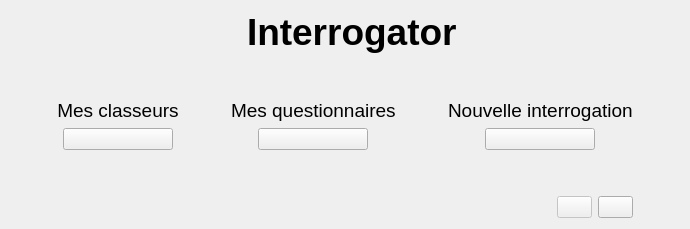
      <widget class="QWidget" name="index">
       <layout class="QGridLayout" name="gridLayout_6">
        <item row="3" column="3">
         <spacer name="bottomSpacer">
          <property name="orientation">
           <enum>Qt::Vertical</enum>
          </property>
          <property name="sizeHint" stdset="0">
           <size>
            <width>20</width>
            <height>40</height>
           </size>
          </property>
         </spacer>
        </item>
        <item row="2" column="4">
         <spacer name="horizontalSpacer3">
          <property name="orientation">
           <enum>Qt::Horizontal</enum>
          </property>
          <property name="sizeHint" stdset="0">
           <size>
            <width>40</width>
            <height>20</height>
           </size>
          </property>
         </spacer>
        </item>
        <item row="2" column="2">
         <spacer name="horizontalSpacer2">
          <property name="orientation">
           <enum>Qt::Horizontal</enum>
          </property>
          <property name="sizeHint" stdset="0">
           <size>
            <width>40</width>
            <height>20</height>
           </size>
          </property>
         </spacer>
        </item>
        <item row="2" column="0">
         <spacer name="horizontalSpacer1">
          <property name="orientation">
           <enum>Qt::Horizontal</enum>
          </property>
          <property name="sizeHint" stdset="0">
           <size>
            <width>40</width>
            <height>20</height>
           </size>
          </property>
         </spacer>
        </item>
        <item row="4" column="5">
         <layout class="QHBoxLayout" name="statusButtons">
          <item>
           <spacer name="statusLeftSpacer">
            <property name="orientation">
             <enum>Qt::Horizontal</enum>
            </property>
            <property name="sizeHint" stdset="0">
             <size>
              <width>40</width>
              <height>20</height>
             </size>
            </property>
           </spacer>
          </item>
          <item>
           <widget class="QPushButton" name="pushButtonStatusStorage">
            <property name="enabled">
             <bool>false</bool>
            </property>
            <property name="maximumSize">
             <size>
              <width>35</width>
              <height>35</height>
             </size>
            </property>
            <property name="text">
             <string/>
            </property>
            <property name="icon">
             <iconset resource="images.qrc">
              <normaloff>:/images/storage.png</normaloff>:/images/storage.png</iconset>
            </property>
            <property name="iconSize">
             <size>
              <width>25</width>
              <height>25</height>
             </size>
            </property>
           </widget>
          </item>
          <item>
           <widget class="QPushButton" name="pushButtonStatusSettings">
            <property name="maximumSize">
             <size>
              <width>35</width>
              <height>35</height>
             </size>
            </property>
            <property name="text">
             <string/>
            </property>
            <property name="icon">
             <iconset resource="images.qrc">
              <normaloff>:/images/settings.png</normaloff>:/images/settings.png</iconset>
            </property>
            <property name="iconSize">
             <size>
              <width>25</width>
              <height>25</height>
             </size>
            </property>
           </widget>
          </item>
         </layout>
        </item>
        <item row="2" column="1">
         <layout class="QVBoxLayout" name="binderLayout">
          <item>
           <widget class="QLabel" name="labelBinder">
            <property name="font">
             <font>
              <family>Ubuntu</family>
              <pointsize>14</pointsize>
             </font>
            </property>
            <property name="text">
             <string>Mes classeurs</string>
            </property>
            <property name="alignment">
             <set>Qt::AlignCenter</set>
            </property>
           </widget>
          </item>
          <item>
           <layout class="QHBoxLayout" name="binderButtonLayout">
            <item>
             <widget class="QPushButton" name="pushButtonBinder">
              <property name="maximumSize">
               <size>
                <width>110</width>
                <height>110</height>
               </size>
              </property>
              <property name="text">
               <string/>
              </property>
              <property name="icon">
               <iconset resource="images.qrc">
                <normaloff>:/images/binder.png</normaloff>:/images/binder.png</iconset>
              </property>
              <property name="iconSize">
               <size>
                <width>100</width>
                <height>100</height>
               </size>
              </property>
             </widget>
            </item>
           </layout>
          </item>
         </layout>
        </item>
        <item row="2" column="5">
         <layout class="QVBoxLayout" name="interrogationLayout">
          <item>
           <widget class="QLabel" name="labelInterrogation">
            <property name="font">
             <font>
              <family>Ubuntu</family>
              <pointsize>14</pointsize>
             </font>
            </property>
            <property name="text">
             <string>Nouvelle interrogation</string>
            </property>
           </widget>
          </item>
          <item>
           <layout class="QHBoxLayout" name="interrogationButtonLayout">
            <item>
             <widget class="QPushButton" name="pushButtonInterrogation">
              <property name="maximumSize">
               <size>
                <width>110</width>
                <height>110</height>
               </size>
              </property>
              <property name="text">
               <string/>
              </property>
              <property name="icon">
               <iconset resource="images.qrc">
                <normaloff>:/images/create-document.png</normaloff>:/images/create-document.png</iconset>
              </property>
              <property name="iconSize">
               <size>
                <width>100</width>
                <height>100</height>
               </size>
              </property>
             </widget>
            </item>
           </layout>
          </item>
         </layout>
        </item>
        <item row="2" column="3">
         <layout class="QVBoxLayout" name="questionnaireLayout">
          <item>
           <widget class="QLabel" name="labelQuestionnaire">
            <property name="font">
             <font>
              <family>Ubuntu</family>
              <pointsize>14</pointsize>
             </font>
            </property>
            <property name="text">
             <string>Mes questionnaires</string>
            </property>
           </widget>
          </item>
          <item>
           <layout class="QHBoxLayout" name="questionnaireButtonLayout">
            <item>
             <widget class="QPushButton" name="pushButtonQuestionnaire">
              <property name="maximumSize">
               <size>
                <width>110</width>
                <height>110</height>
               </size>
              </property>
              <property name="text">
               <string/>
              </property>
              <property name="icon">
               <iconset resource="images.qrc">
                <normaloff>:/icones/images/question.png</normaloff>:/icones/images/question.png</iconset>
              </property>
              <property name="iconSize">
               <size>
                <width>100</width>
                <height>100</height>
               </size>
              </property>
             </widget>
            </item>
           </layout>
          </item>
         </layout>
        </item>
        <item row="1" column="3">
         <spacer name="topSpacer">
          <property name="orientation">
           <enum>Qt::Vertical</enum>
          </property>
          <property name="sizeHint" stdset="0">
           <size>
            <width>20</width>
            <height>40</height>
           </size>
          </property>
         </spacer>
        </item>
        <item row="2" column="6">
         <spacer name="horizontalSpacer4">
          <property name="orientation">
           <enum>Qt::Horizontal</enum>
          </property>
          <property name="sizeHint" stdset="0">
           <size>
            <width>40</width>
            <height>20</height>
           </size>
          </property>
         </spacer>
        </item>
        <item row="0" column="0" colspan="7">
         <layout class="QHBoxLayout" name="titleLayout">
          <item>
           <spacer name="leftTitleSpacer">
            <property name="orientation">
             <enum>Qt::Horizontal</enum>
            </property>
            <property name="sizeHint" stdset="0">
             <size>
              <width>40</width>
              <height>20</height>
             </size>
            </property>
           </spacer>
          </item>
          <item>
           <widget class="QLabel" name="labelMainIcon">
            <property name="maximumSize">
             <size>
              <width>75</width>
              <height>75</height>
             </size>
            </property>
            <property name="text">
             <string/>
            </property>
            <property name="pixmap">
             <pixmap resource="images.qrc">:/icones/images/interrogator.png</pixmap>
            </property>
            <property name="scaledContents">
             <bool>true</bool>
            </property>
           </widget>
          </item>
          <item>
           <widget class="QLabel" name="labelTitle">
            <property name="font">
             <font>
              <family>Ubuntu</family>
              <pointsize>28</pointsize>
              <weight>75</weight>
              <bold>true</bold>
             </font>
            </property>
            <property name="text">
             <string>Interrogator</string>
            </property>
           </widget>
          </item>
          <item>
           <spacer name="rightTitleSpacer">
            <property name="orientation">
             <enum>Qt::Horizontal</enum>
            </property>
            <property name="sizeHint" stdset="0">
             <size>
              <width>40</width>
              <height>20</height>
             </size>
            </property>
           </spacer>
          </item>
         </layout>
        </item>
       </layout>
      </widget>
